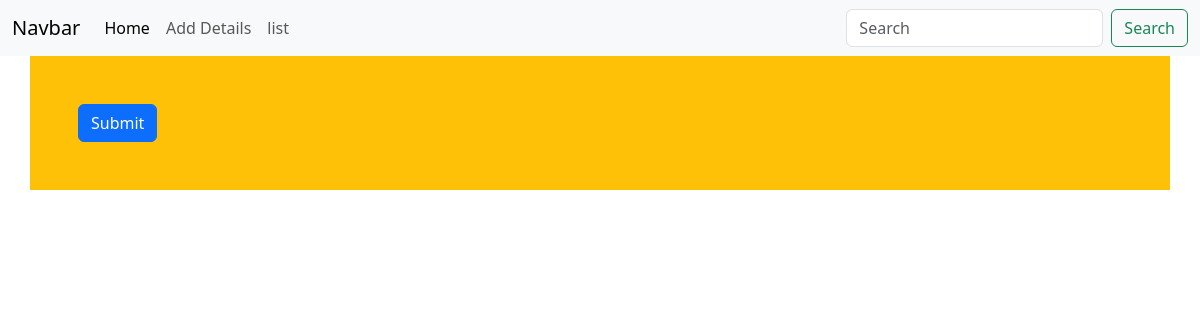
Before: /update/ibnulafis963@gmail.com with the older database file.
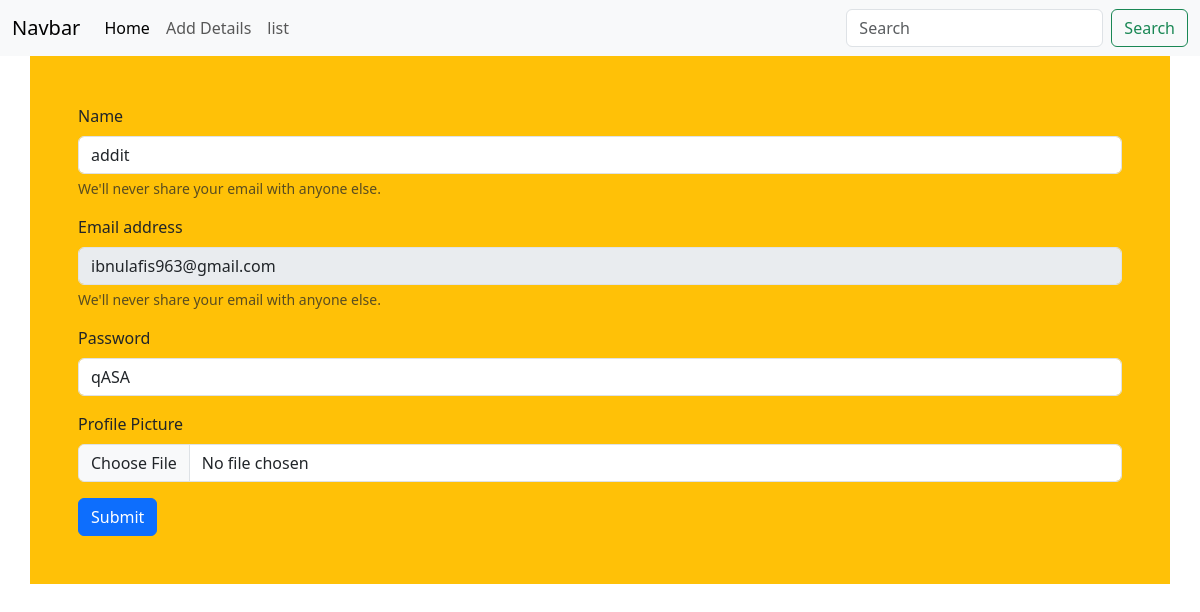
After: the same page with the newer database file.
### home/models.py (models this page shows, shortened)
class Login(models.Model):
    name=models.CharField(max_length=20)
    email=models.EmailField(primary_key=True)
    password=models.CharField(max_length=20)
    profile_pic=models.ImageField(upload_to='uploads',null="No images")

### home/views.py (the view)
# urls.py: path('update/<str:email>',update,name='update'),
def update(request, email):
    query = Login.objects.filter(email=email)
    if request.method == "POST":
        Login.objects.filter(email=email).update(
            name=request.POST['name'], password=request.POST['password'])
        return index(request)
    return render(request, 'update.html', {"query": query})

### home/templates/update.html (shortened to what this page needs)
{% extends 'base.html' %}
{% block content %}
  <form method="post" class="container bg-warning p-5" enctype="multipart/form-data">
    {% for val in query %}
      <div class="mb-3">
        <label for="exampleInputEmail1" class="form-label">Name</label>
        <input type="text" name="name" class="form-control" id="exampleInputEmail1" aria-describedby="emailHelp" value="{{ val.name }}" required />
        <div id="emailHelp" class="form-text">We'll never share your email with anyone else.</div>
      </div>
      <div class="mb-3">
        <label for="exampleInputEmail1" class="form-label">Email address</label>
        <input type="text" name="email" class="form-control" id="disabledTextInput" aria-describedby="emailHelp" value="{{ val.email }}" disabled />
        <div id="emailHelp" class="form-text">We'll never share your email with anyone else.</div>
      </div>
      <div class="mb-3">
        <label for="exampleInputPassword1" class="form-label">Password</label>
        <input type="text" name="password" class="form-control" id="exampleInputPassword1" value="{{ val.password }}" required />
      </div>
      <div class="mb-3">
        <label for="exampleInputPassword1" class="form-label">Profile Picture</label>
        <input type="file" name="file1" class="form-control" id="exampleInputPassword1" value="{{val.profile_pic.url}}" >
      </div>
    {% endfor %}
    <button type="submit" class="btn btn-primary">Submit</button>
  </form>
{% endblock %}

Changed rows visible on the page:
added Login: name "addit", email "ibnulafis963@gmail.com", password "qASA"
